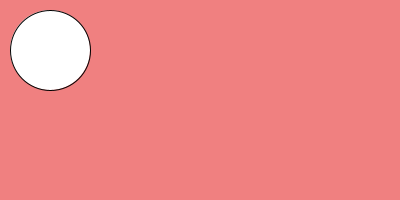
Frame 1 (no input)
Frame 60 (the mouse pressed at the canvas centre just before this capture): identical to frame 1, image omitted
Frame 120 (the mouse held since frame 60 and released just before this capture): identical to frame 1, image omitted

The Processing sketch that drew this single still picture (run headless with seeded random() and noise(); from frame 60 on, the mouse is pressed at the canvas centre):

// Processing sketch: week16_1
// ── week16_1.pde
//week16-1
void setup(){//設定，只做1次
  size(400,200);  
}
void draw(){//畫，每秒畫60次
  background(#F08080);
  ellipse(50,50,80,80);
      //  圓心, 寬,高  
}
